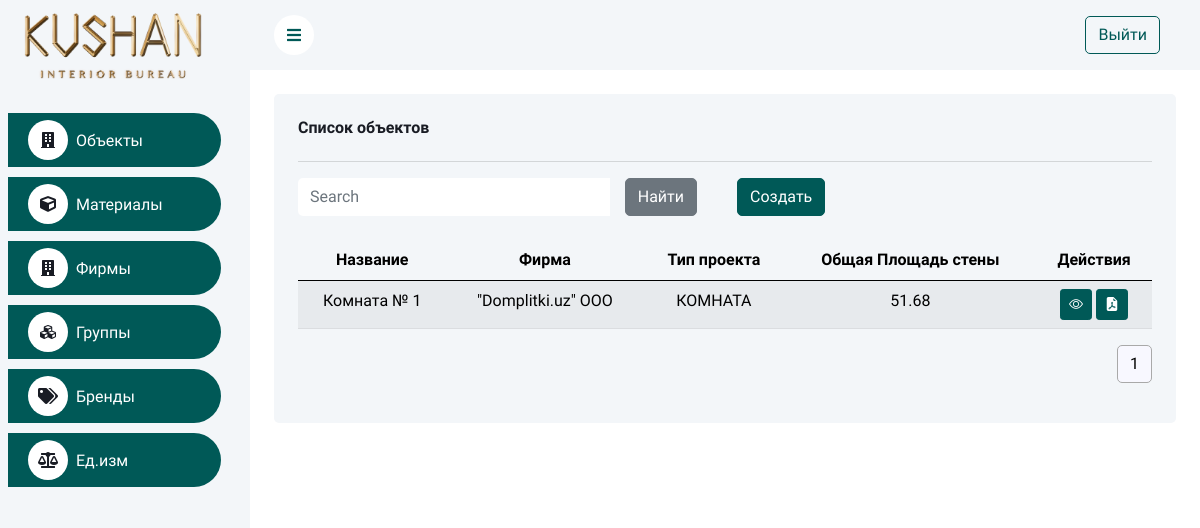
/projects/, run on the app's committed database.
### info/models.py (models this page shows, shortened)
class Project(models.Model):
	class ProjectType(models.TextChoices):
		WALL = 'СТЕНА', 'СТЕНА'
		ROOM = 'КОМНАТА', 'КОМНАТА'
		LIVING_ROOM = 'ГОСТИННАЯ', 'ГОСТИННАЯ'
	name = models.CharField(max_length=150, verbose_name='Название')
	firm = models.ForeignKey('Firm', on_delete=models.CASCADE, verbose_name='Фирма')
	height = models.DecimalField(max_digits=10, decimal_places=2, verbose_name='Высота')
	project_type = models.CharField(choices=ProjectType.choices, default=ProjectType.WALL, max_length=20,
									verbose_name='Тип проекта')
	width_a = models.DecimalField(max_digits=10, decimal_places=2, null=True, blank=True, verbose_name='Ширина A')
	width_b = models.DecimalField(max_digits=10, decimal_places=2, null=True, blank=True, verbose_name='Ширина B')
	width_c = models.DecimalField(max_digits=10, decimal_places=2, null=True, blank=True, verbose_name='Ширина C')
	width_d = models.DecimalField(max_digits=10, decimal_places=2, null=True, blank=True, verbose_name='Ширина D')
	wall_area = models.DecimalField(max_digits=10, decimal_places=2, null=True, blank=True,
									verbose_name='Общая Площадь стены')
	room_area = models.DecimalField(max_digits=10, decimal_places=2, null=True, blank=True,
									verbose_name='Площадь комнаты')
	living_room_area = models.DecimalField(max_digits=10, decimal_places=2, null=True, blank=True,
										   verbose_name='Площадь гостиной')
	wall_area_a = models.DecimalField(max_digits=10, decimal_places=2, null=True, blank=True,
									  verbose_name='Площадь стены A')
	wall_area_b = models.DecimalField(max_digits=10, decimal_places=2, null=True, blank=True,
									  verbose_name='Площадь стены B')
	wall_area_c = models.DecimalField(max_digits=10, decimal_places=2, null=True, blank=True,
									  verbose_name='Площадь стены C')
	wall_area_d = models.DecimalField(max_digits=10, decimal_places=2, null=True, blank=True,
									  verbose_name='Площадь стены D')
	ceiling_area = models.DecimalField(max_digits=10, decimal_places=2, null=True, blank=True,
									   verbose_name='Общая Площадь потолка')
	ceiling_area_a = models.DecimalField(max_digits=10, decimal_places=2, null=True, blank=True,
										 verbose_name='Площадь потолка A')
	ceiling_area_b = models.DecimalField(max_digits=10, decimal_places=2, null=True, blank=True,
										 verbose_name='Площадь потолка B')
	ceiling_area_c = models.DecimalField(max_digits=10, decimal_places=2, null=True, blank=True,
										 verbose_name='Площадь потолка C')
	ceiling_area_d = models.DecimalField(max_digits=10, decimal_places=2, null=True, blank=True,
										 verbose_name='Площадь потолка D')
	class Meta:
		ordering = ['-id']

class Firm(models.Model):
	name = models.CharField(max_length=150, unique=True)
	def __str__(self):
		return str(self.name)

### info/views.py (the view)
# urls.py: path('projects/', ProjectListView.as_view(), name='project-list'),
class ProjectListView(BaseListView):
	model = Project
	form_class = None
	template_name = "project_list.html"
	def get(self, request):
		projects = self.get_queryset()
		page_obj = self.apply_pagination_and_search(projects, request)
		context = {
			'items': page_obj,
		}
		return render(request, self.get_template_name(), context)

### shared/views.py (called while the page is built)
	@staticmethod
	def apply_pagination_and_search(queryset, request):
		search_query = request.GET.get('search')
		if search_query:
			search_query = search_query.strip()
			queryset = queryset.filter(Q(name__icontains=search_query))
		page_size = request.GET.get("page_size", 12)
		paginator = Paginator(queryset, page_size)
		page_num = request.GET.get("page", 1)
		page_obj = paginator.get_page(page_num)
		return page_obj

	def get_queryset(self):
		return self.model.objects.all()

	def get_template_name(self):
		return self.template_name

### templates/project_list.html (shortened to what this page needs)
{% extends 'base.html' %}
{% load static %}
{% block content %}
    <div class="container-fluid pt-4 px-4">
        <div class="row g-4">
            <div class="col-sm-12">
                <div class="bg-light rounded h-100 p-4">
                    <h6 class="mb-4">Список объектов</h6>
                    <hr>
                    <div class="row mb-2">
                        <div class="col-md-6">
                            <form class="d-none d-md-flex mb-3" method="GET" action="{% url 'project-list' %}">
                                <div class="input-group">
                                    <input type="search" name="search" class="form-control border-0"
                                           placeholder="Search">
                                    <div class="input-group-append">
                                        <button type="submit" class="btn btn-secondary mx-3">Найти</button>
                                    </div>
                                </div>
                            </form>
                        </div>
                        <div class="col-md-6">
                            <a href="{% url 'project-create' %}" type="button" class="btn btn-primary">Создать</a>
                        </div>
                    </div>
                    <div class="table-responsive">
                        <table class="table table-striped table-light text-center table-hover ">
                            <thead>
                            <tr>
                                <th scope="col">Название</th>
                                <th scope="col">Фирма</th>
                                <th scope="col">Тип проекта</th>
                                <th scope="col">Общая Площадь стены</th>
                                <th scope="col">Действия</th>
                            </tr>
                            </thead>
                            <tbody>
                            {% for project in items %}
                                <tr>
                                    <td>{{ project.name }}</td>
                                    <td>{{ project.firm }}</td>
                                    <td>{{ project.project_type }}</td>
                                    <td>{{ project.wall_area }}</td>
                                    <td>
                                        <a href="{% url 'project-detail' project.pk %}" type="button"
                                           class="btn btn-primary btn-sm"><i class="bi bi-eye"></i>
                                        </a>
                                        <a href="#" onclick="createPdf({{ project.pk }})" type="button"
                                           class="btn btn-primary btn-sm"><i class="bi bi-file-earmark-pdf-fill"></i>
                                        </a>
                                    </td>
                                </tr>
                            {% endfor %}
                            </tbody>
                        </table>
                    </div>
                    {% include 'pagination.html' with items=items %}
                </div>
            </div>
        </div>
    </div>
{% endblock %}

### static/css/style.css (style rules this page uses)
:root { --primary: #005957; --light: #F3F6F9; --dark: #191C24; }
.btn { transition: .5s; }
.btn.btn-primary { color: #FFFFFF; }

### data on the page
Project: name "Комната № 1", firm "\"Domplitki.uz\" ООО", project_type "КОМНАТА", wall_area "51.68"

### other printed values
{{ i }} "1"
